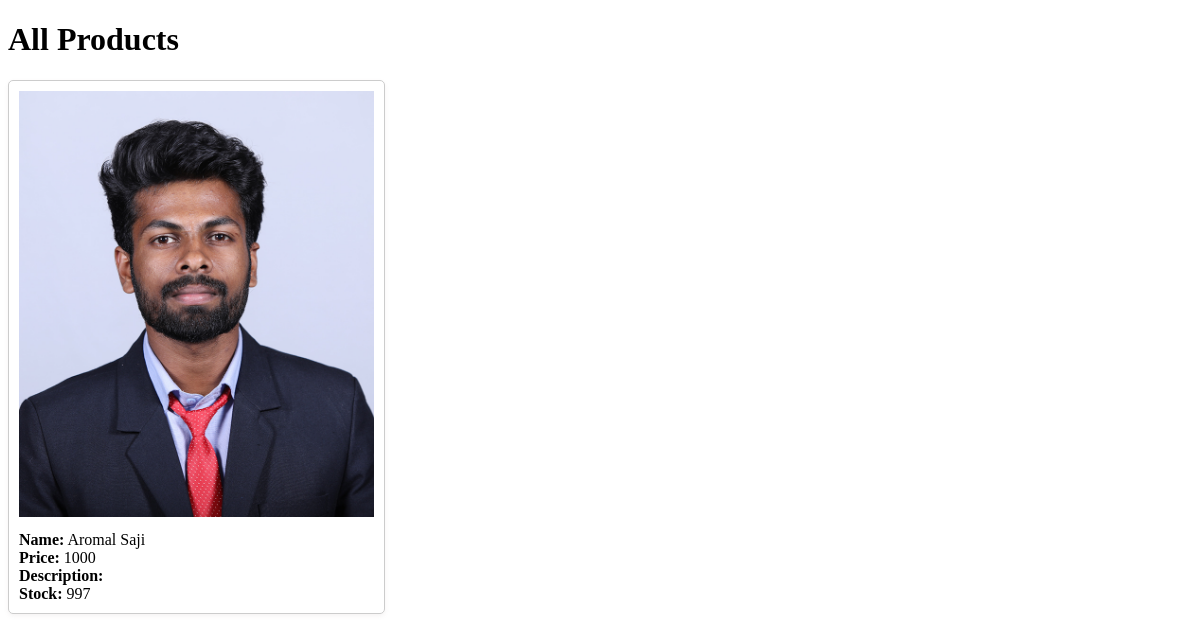
Page /view-products/ on the committed database.
### grocery/models.py (models this page shows, shortened)
class Product(models.Model):
    category = models.ForeignKey(Category, on_delete=models.CASCADE, related_name='products', null=True)
    image = models.FileField(null=True)
    name = models.CharField(max_length=30, null=True)
    price = models.IntegerField(null=True)
    desc = models.TextField(null=True)
    stock = models.IntegerField(default=0)

### grocery/views.py (the view)
# urls.py: path('view-products/', view_products, name='view_products'),
def view_products(request):
    products = Product.objects.all()
    return render(request, 'products.html', {'products': products})

### grocery/templates/products.html (shortened to what this page needs)
<!DOCTYPE html>
<html lang="en">
<head>
</head>
<body>
    <h1>All Products</h1>
    <ul class="product-container">
        {% for product in products %}
        <li class="product-item">
            <img src="{{ product.image.url }}" alt="{{ product.name }}">
            <div class="product-details">
                <strong>Name:</strong> {{ product.name }}<br>
                <strong>Price:</strong> {{ product.price }}<br>
                <strong>Description:</strong> {{ product.description }}<br>
                <strong>Stock:</strong> {{ product.stock }}<br>
            </div>
        </li>
        {% endfor %}
    </ul>
</body>
</html>

### grocery/templates/products.html (style rules this page uses)
.product-container { display: flex; flex-wrap: wrap; justify-content: space-between; list-style: none; padding: 0; margin: 0; }
.product-item { flex-basis: 30%; margin-bottom: 20px; padding: 10px; border: 1px solid #ccc; border-radius: 5px; box-shadow: 0 2px 4px rgba(153, 136, 136, 0.1); }
.product-item img { max-width: 100%; height: auto; }
.product-details { margin-top: 10px; }

### rows in the picture
Product: image (picture), name "Aromal Saji", price "1000", stock "997"
